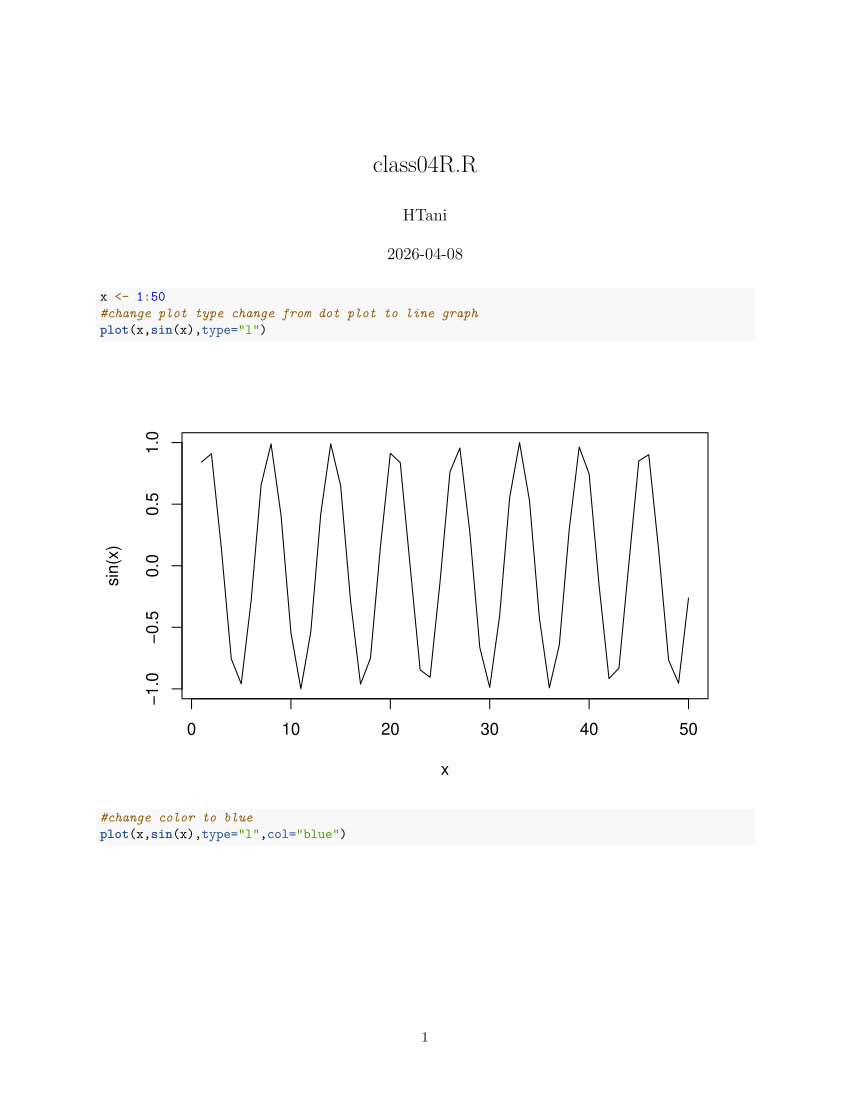

Recreate this plot in R.
x <- 1:50
#change plot type change from dot plot to line graph
plot(x,sin(x),type="l")

#change color to blue
plot(x,sin(x),type="l",col="blue")

# change line width
plot(x,sin(x),type="l",col="blue",lwd=3)

#change amount of point plot not changing the size 
x <-seq(1,50,by=0.1)
#use seq function with step size to get a more smooth plot
plot(x,sin(x),type="l",col="blue",lwd=3)
